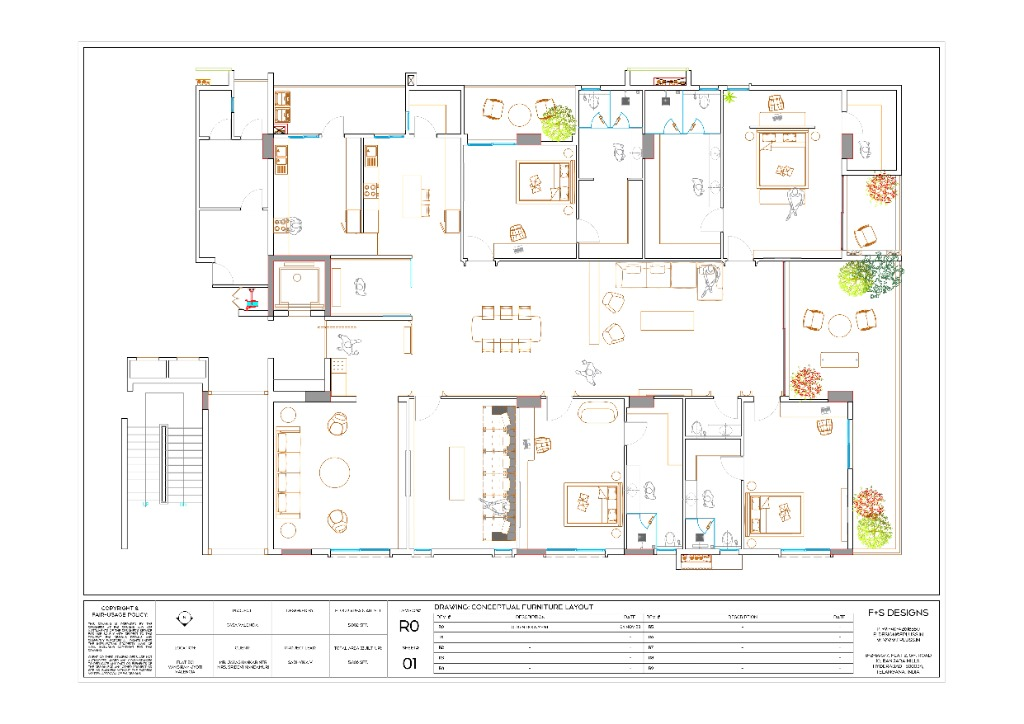
#> input picture backend/real_floorplan.jpg, 1024 x 724 px
$ python test_wall_steps.py
#> lines starting #> are read from the running program, lines starting #| are printed output that depends on the picture; after the words box and inside, x2 and y2 are one past the last pixel; in counts of white or black regions, pixels touching at a corner belong together
#> further down, img is the input picture: shape (724, 1024, 3); mean B, G, R 244.4, 245.9, 246.5
#| Image shape: (724, 1024, 3)
### backend/app/cv/wall_detector.py
"""
OpenCV-based wall and room detector — v3.
Robust floor plan parser for professional architectural plans.

Strategy for complex plans (with furniture, title blocks, colors):
1. Convert to grayscale and detect the drawing boundary (crop title block)
2. Use multiple thresholding strategies
3. Focus on THICK dark lines as walls (furniture/text lines are thin)
4. Use morphological filtering tuned for wall thickness
5. Extract rooms via flood-fill of enclosed spaces
6. Derive clean walls from room polygon edges
"""
import cv2
import numpy as np
from typing import List, Dict, Tuple
import math


class OpenCVWallDetector:
    """
    Self-contained floor plan parser using classical CV.
    Handles complex architectural plans with furniture, text, and title blocks.
    """

    def __init__(self):
        self.min_room_area_ratio = 0.006   # min room = 0.6% of drawing area (filters furniture)
        self.max_room_area_ratio = 0.80    # max room = 80% of drawing area

    # ------------------------------------------------------------------ #
    #  PUBLIC ENTRY POINT
    # ------------------------------------------------------------------ #
    # [55 lines left out: function analyze, not called in this run]

    # ------------------------------------------------------------------ #
    #  CROP DRAWING AREA (remove title block, borders)
    # ------------------------------------------------------------------ #
    _crop_offset = (0, 0)

    def _crop_drawing_area(self, image: np.ndarray) -> np.ndarray:
        """Remove title block (usually bottom 10-15%) and outer border."""
        h, w = image.shape[:2]
#> h = 724; w = 1024
        gray = cv2.cvtColor(image, cv2.COLOR_BGR2GRAY)

        # Detect if there's a title block at the bottom
        # Title blocks have high density of text/lines in the bottom region
        bottom_strip = gray[int(h * 0.82):, :]
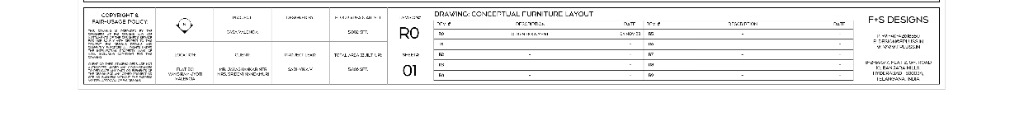
#> bottom_strip: shape (131, 1024); min 0, max 255, mean 243.4
        _, bottom_bin = cv2.threshold(bottom_strip, 200, 255, cv2.THRESH_BINARY_INV)
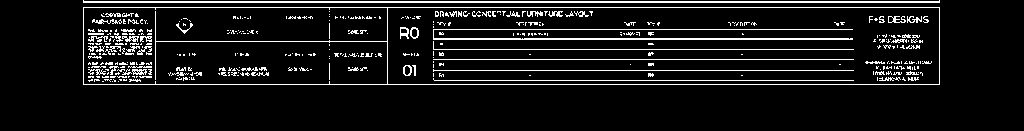
#> bottom_bin: shape (131, 1024); 8.4% white in thin lines or dots, all inside (x1, y1, x2, y2) = (83, 0, 940, 85)
        bottom_density = cv2.countNonZero(bottom_bin) / bottom_strip.size
#> bottom_density = 0.0839

        # If bottom strip has high density (>8%), it's likely a title block
        crop_bottom = h
#> crop_bottom = 724
        if bottom_density > 0.08:
            # Find the horizontal line separating the title block
            # Look for a strong horizontal edge in the bottom 25%
            edges = cv2.Canny(gray[int(h * 0.70):, :], 50, 150)
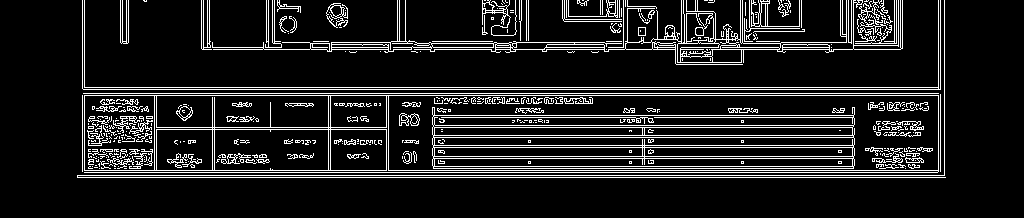
#> edges: shape (218, 1024); 11.9% white in thin lines or dots, all inside (x1, y1, x2, y2) = (77, 0, 946, 178)
            h_kernel = cv2.getStructuringElement(cv2.MORPH_RECT, (w // 3, 1))
            h_lines = cv2.morphologyEx(edges, cv2.MORPH_CLOSE, h_kernel)
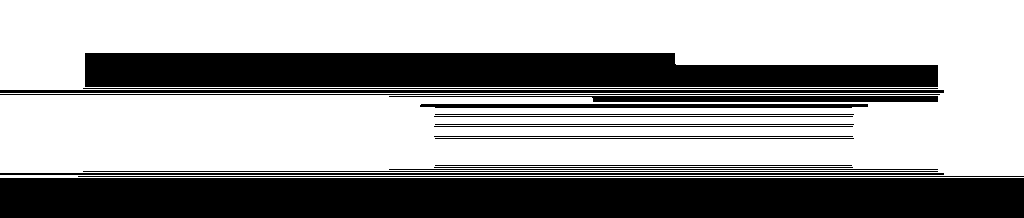
#> h_lines: shape (218, 1024); 62.8% white; 19 black regions, largest, box (x1, y1, x2, y2) and area: (0, 178, 1024, 218) 40960, (85, 53, 938, 87) 25847, (0, 90, 944, 93) 2832
            rows = np.where(np.sum(h_lines, axis=1) > w * 0.3 * 255)[0]
#> rows = 147 values from 0 to 177
            if len(rows) > 0:
                crop_bottom = int(h * 0.70) + rows[0] - 5
#> crop_bottom = 501
            else:
                crop_bottom = int(h * 0.82)

        # Also detect outer border and crop inward
        # Look for strong lines near edges
        margin = 3 # Minimal crop to preserve drawn bounding boxes
        crop_top = margin
        crop_left = margin
        crop_right = w - margin
#> crop_right = 1021

        self._crop_offset = (crop_left, crop_top)
        cropped = image[crop_top:crop_bottom, crop_left:crop_right]

        if cropped.size == 0:
            self._crop_offset = (0, 0)
            return image

        return cropped

    # ------------------------------------------------------------------ #
    #  WALL MASK EXTRACTION — Primary Strategy
    # ------------------------------------------------------------------ #
    # [312 lines left out: functions _extract_wall_mask, _extract_wall_mask_alternative, _extract_rooms, _orthogonalize_polygon, _classify_rooms, _derive_walls_from_rooms and 2 more, not called in this run]

### backend/test_wall_steps.py
"""Diagnostic test of wall extraction strategies."""
import sys
sys.path.insert(0, ".")
import cv2
import numpy as np
from app.cv.wall_detector import OpenCVWallDetector

img = cv2.imread("real_floorplan.jpg")
print(f"Image shape: {img.shape}")

detector = OpenCVWallDetector()
drawing = detector._crop_drawing_area(img)
cv2.imwrite("debug_crop.png", drawing)

gray = cv2.cvtColor(drawing, cv2.COLOR_BGR2GRAY)
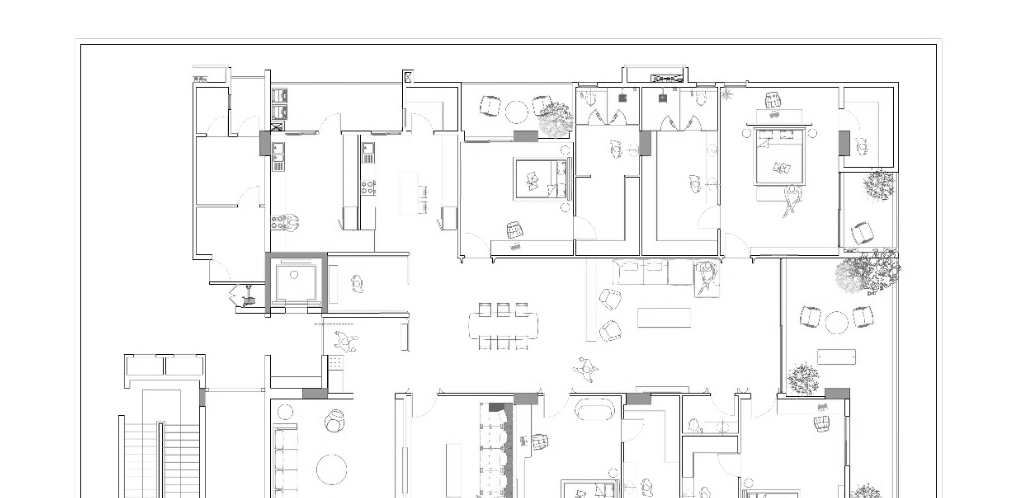
#> gray: shape (498, 1018); min 0, max 255, mean 246.4
cv2.imwrite("debug_gray.png", gray)

_, binary = cv2.threshold(gray, 210, 255, cv2.THRESH_BINARY_INV)
#> binary: shape (498, 1018); 6.5% white in thin lines or dots, all inside (x1, y1, x2, y2) = (78, 38, 941, 498)
cv2.imwrite("debug_binary.png", binary)

hsv = cv2.cvtColor(drawing, cv2.COLOR_BGR2HSV)
#> hsv: shape (498, 1018, 3); mean H, S, V 15.7, 4.5, 247.7
dark_mask = cv2.inRange(hsv, (0, 0, 0), (180, 120, 220))
#> dark_mask: shape (498, 1018); 6.1% white in thin lines or dots, all inside (x1, y1, x2, y2) = (76, 38, 942, 498)
cv2.imwrite("debug_dark_mask.png", dark_mask)

binary_a = cv2.bitwise_and(binary, dark_mask)
cv2.imwrite("debug_binary_a.png", binary_a)

h, w = drawing.shape[:2]
#> h = 498; w = 1018
min_len = max(8, min(h, w) // 80)
#> min_len = 8
h_kernel = cv2.getStructuringElement(cv2.MORPH_RECT, (min_len, 1))
v_kernel = cv2.getStructuringElement(cv2.MORPH_RECT, (1, min_len))
#> v_kernel = [1, 1, 1, 1, 1, 1, 1, 1]

h_walls = cv2.morphologyEx(binary_a, cv2.MORPH_OPEN, h_kernel)
#> h_walls: shape (498, 1018); 2.4% white; 200 white regions (75 under 20 px), largest, box (x1, y1, x2, y2) and area: (81, 44, 938, 45) 857, (438, 393, 546, 413) 676, (266, 252, 411, 258) 553
v_walls = cv2.morphologyEx(binary_a, cv2.MORPH_OPEN, v_kernel)
#> v_walls: shape (498, 1018); 2.8% white; 205 white regions (85 under 20 px), largest, box (x1, y1, x2, y2) and area: (504, 404, 513, 498) 716, (638, 88, 651, 257) 527, (80, 45, 81, 498) 453
strat_a = cv2.bitwise_or(h_walls, v_walls)
#> strat_a: shape (498, 1018); 4.7% white; 170 white regions (70 under 20 px), largest, box (x1, y1, x2, y2) and area: (749, 82, 902, 498) 2913, (490, 87, 721, 286) 2687, (192, 70, 411, 357) 2569
cv2.imwrite("debug_strat_a.png", strat_a)

_, otsu = cv2.threshold(gray, 0, 255, cv2.THRESH_BINARY_INV + cv2.THRESH_OTSU)
#> otsu: shape (498, 1018); 5.3% white in thin lines or dots, all inside (x1, y1, x2, y2) = (80, 44, 937, 498)
otsu = cv2.bitwise_and(otsu, dark_mask)
cv2.imwrite("debug_otsu.png", otsu)

k_erode = cv2.getStructuringElement(cv2.MORPH_RECT, (2, 2))
eroded = cv2.erode(otsu, k_erode, iterations=1)
#> eroded: shape (498, 1018); 1.2% white; 232 white regions (203 under 20 px), largest, box (x1, y1, x2, y2) and area: (264, 253, 328, 314) 870, (490, 404, 513, 498) 699, (271, 389, 353, 400) 331
cv2.imwrite("debug_eroded.png", eroded)

k_dilate_b = cv2.getStructuringElement(cv2.MORPH_RECT, (3, 3))
strat_b = cv2.dilate(eroded, k_dilate_b, iterations=1)
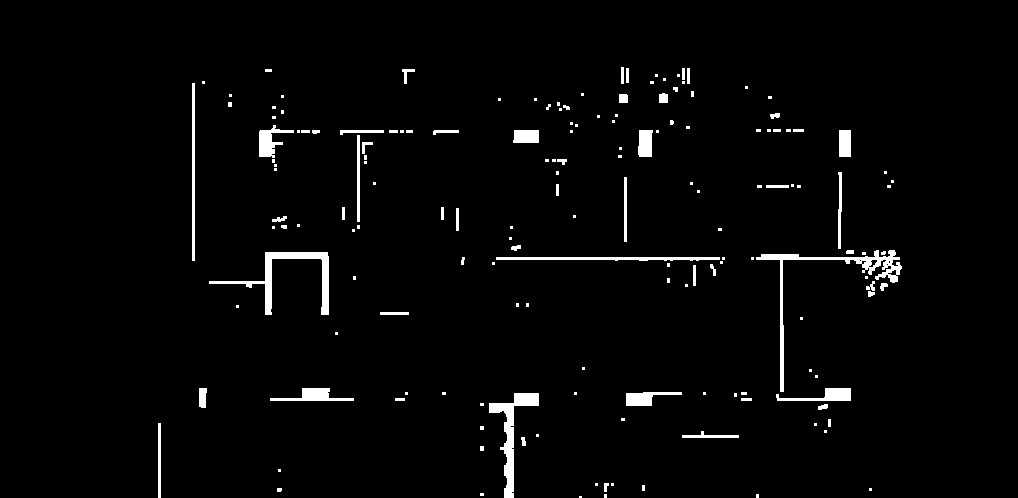
#> strat_b: shape (498, 1018); 2.5% white; 165 white regions (102 under 20 px), largest, box (x1, y1, x2, y2) and area: (756, 250, 902, 392) 1584, (209, 252, 329, 315) 1423, (489, 393, 539, 498) 1314
cv2.imwrite("debug_strat_b.png", strat_b)

walls = cv2.bitwise_or(strat_a, strat_b)
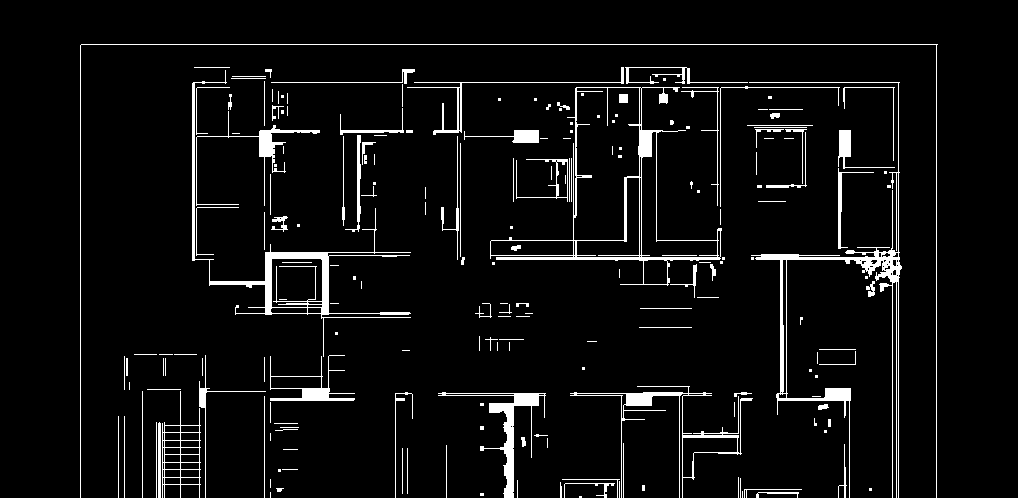
#> walls: shape (498, 1018); 5.4% white; 206 white regions (99 under 20 px), largest, box (x1, y1, x2, y2) and area: (749, 82, 902, 498) 3807, (490, 87, 722, 286) 3053, (192, 70, 411, 357) 3022
cv2.imwrite("debug_walls_combined.png", walls)

print("Saved intermediate steps.")

$ run again, with backend/debug_3_interior_before_fill.png saved as backend/real_floorplan.jpg
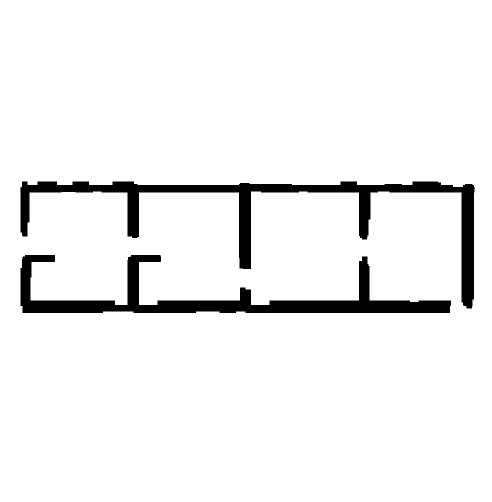
#> input picture backend/debug_3_interior_before_fill.png, 984 x 1004 px (shown at 1/2 size)
#> img is the input picture: shape (1004, 984, 3); min 0, max 255, mean 240.2
#| Image shape: (1004, 984, 3)
#> bottom_strip: shape (181, 984); every value is 255
#> bottom_bin: shape (181, 984); every value is 0
#> bottom_density = 0
#> `_, binary = cv2.threshold(gray, 210, 255, cv2.THRESH_BINARY_INV)`:
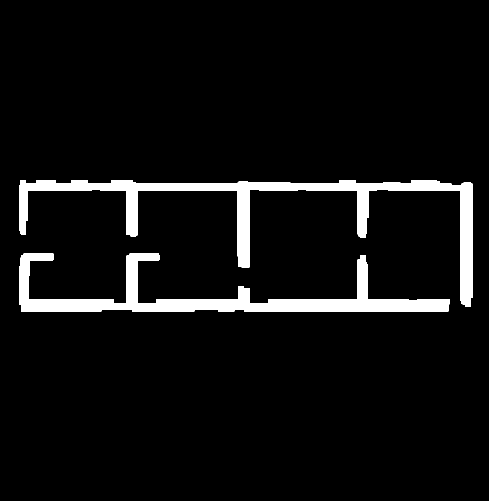
#> binary: shape (1001, 978) (shown at 1/2 size); 5.9% white; 2 white regions, box (x1, y1, x2, y2) and area: (38, 360, 946, 614) 29981, (38, 507, 899, 623) 27510
#> hsv: shape (1001, 978, 3); mean H, S, V 0, 0, 240
#> h_walls: shape (1001, 978); 5.8% white; 2 white regions, box (x1, y1, x2, y2) and area: (39, 360, 947, 610) 29722, (39, 507, 900, 623) 27367
#> v_walls: shape (1001, 978); 5.8% white; 3 white regions, box (x1, y1, x2, y2) and area: (38, 508, 897, 624) 27478, (38, 361, 903, 536) 23720, (920, 366, 945, 615) 6063
#> strat_a: shape (1001, 978); 6.2% white; 2 white regions, box (x1, y1, x2, y2) and area: (38, 360, 947, 615) 31548, (38, 507, 900, 624) 28766
#> `eroded = cv2.erode(otsu, k_erode, iterations=1)`:
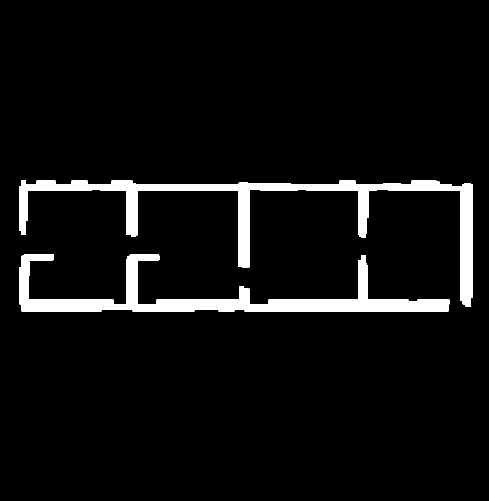
#> eroded: shape (1001, 978) (shown at 1/2 size); 5.6% white; 2 white regions, box (x1, y1, x2, y2) and area: (39, 361, 946, 614) 28338, (39, 508, 899, 623) 26197
#> strat_b: shape (1001, 978); 6.2% white; 2 white regions, box (x1, y1, x2, y2) and area: (38, 360, 947, 615) 31626, (38, 507, 900, 624) 28825

$ run again, with backend/test_ai_plan.png saved as backend/real_floorplan.jpg
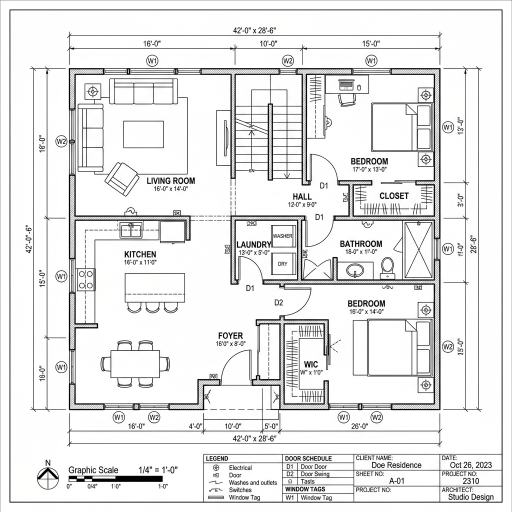
#> input picture backend/test_ai_plan.png, 1024 x 1024 px (shown at 1/2 size)
#> img is the input picture: shape (1024, 1024, 3); mean B, G, R 232, 232.3, 232.2
#| Image shape: (1024, 1024, 3)
#> in _crop_drawing_area, `_, bottom_bin = cv2.threshold(bottom_strip, 200, 255, cv2.THRESH_BINAR..`:
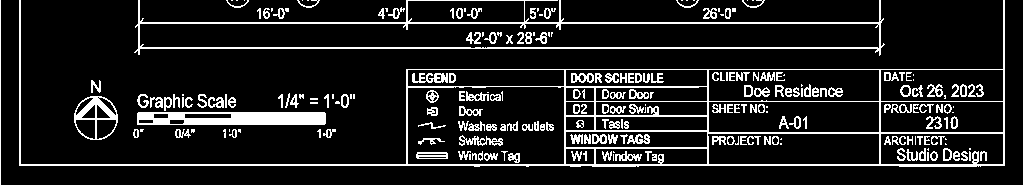
#> bottom_bin: shape (185, 1024); 12.4% white in thin lines or dots
#> bottom_density = 0.124
#> edges: shape (308, 1024); 11.1% white in thin lines or dots
#> h_lines: shape (308, 1024); 83% white; 10 black regions, largest, box (x1, y1, x2, y2) and area: (21, 173, 1003, 203) 20941, (1, 290, 1023, 308) 18387, (21, 264, 406, 287) 8854
#> rows = 265 values from 0 to 289
#> in _crop_drawing_area, `crop_bottom = int(h * 0.70) + rows[0] - 5`: crop_bottom = 711
#> binary: shape (708, 1018); 13.1% white in thin lines or dots
#> hsv: shape (708, 1018, 3); mean H, S, V 7.6, 0.8, 232.7
#> dark_mask: shape (708, 1018); 13.4% white in thin lines or dots
#> binary_a: shape (708, 1018); 12.9% white in thin lines or dots
#> h_walls: shape (708, 1018); 4.8% white in thin lines or dots
#> v_walls: shape (708, 1018); 5.8% white in thin lines or dots
#> strat_a: shape (708, 1018); 10.2% white in thin lines or dots
#> eroded: shape (708, 1018); 4% white in thin lines or dots
#> strat_b: shape (708, 1018); 11% white; 758 white regions (399 under 20 px), largest, box (x1, y1, x2, y2) and area: (16, 16, 1003, 708) 7095, (701, 429, 879, 560) 3038, (141, 133, 466, 340) 2905
#> `walls = cv2.bitwise_or(strat_a, strat_b)`:
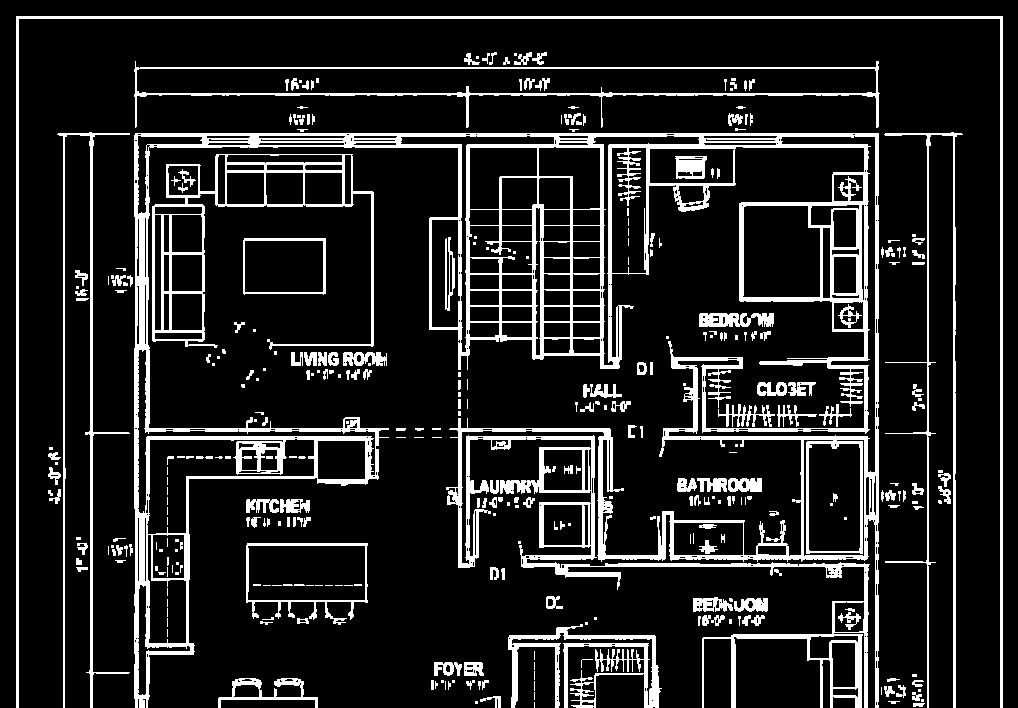
#> walls: shape (708, 1018); 13.9% white; 354 white regions (167 under 20 px), largest, box (x1, y1, x2, y2) and area: (134, 133, 879, 708) 54540, (16, 16, 1003, 708) 7095, (152, 154, 374, 350) 5195
